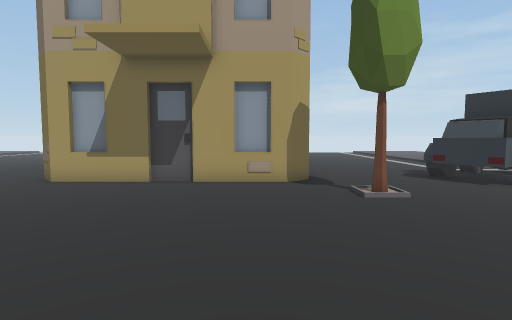
View 1 (above)

24 first-person views from a walk through a Unity game level. The camera is 1.4 m above the floor, tilts 4° down and sees 80° across. The floor is counted in squares, 1 m on a side. Each view is taken from the middle of a square. On the plan, view 1 faces up. The plan holds only what a view shows up to about 14 squares ahead; the rest is blank. The place goes on beyond the plan.

View 2
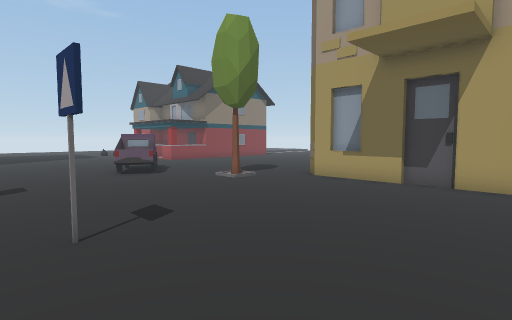

View 3
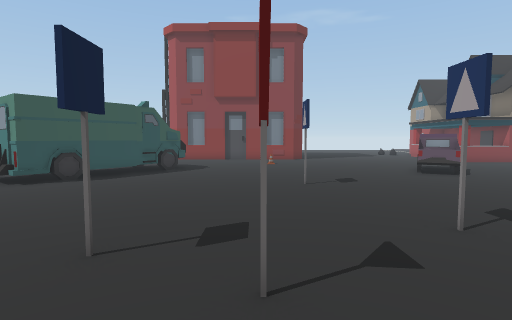

View 4
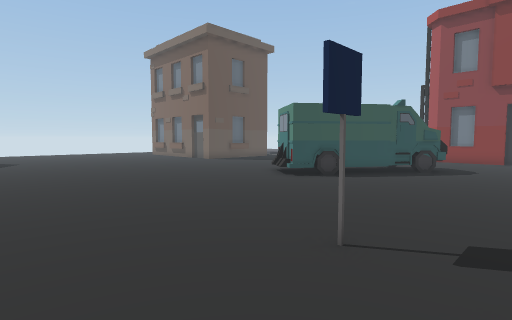

View 5
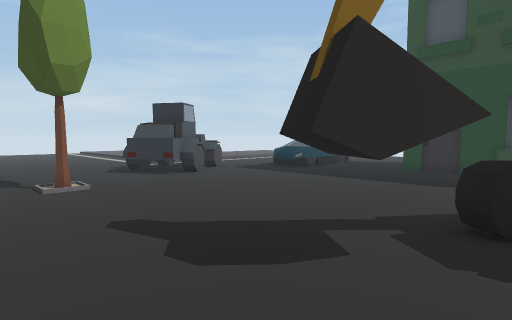

View 6
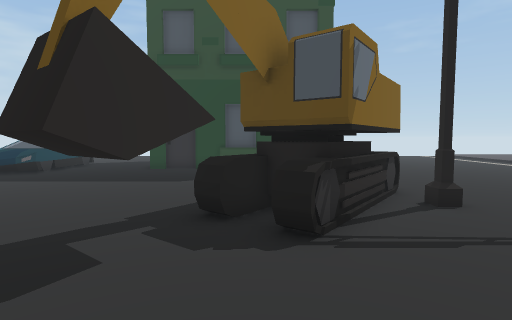

View 7
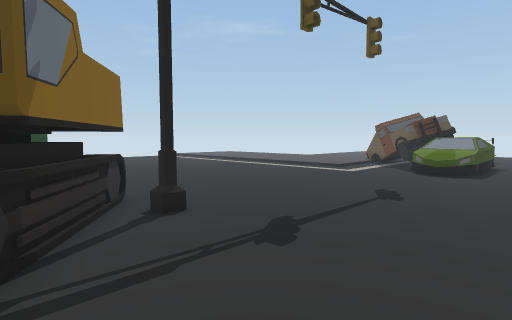

View 8
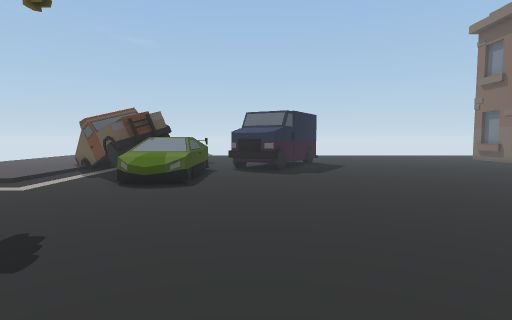

View 9
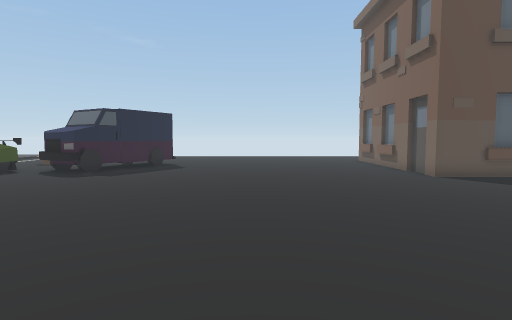

View 10
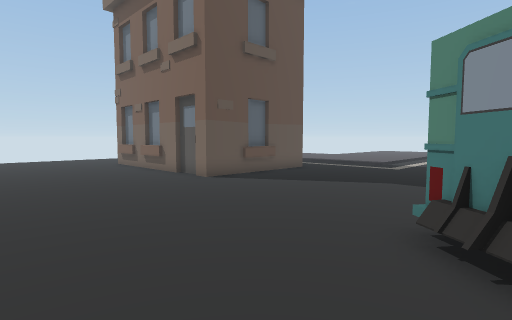

View 11
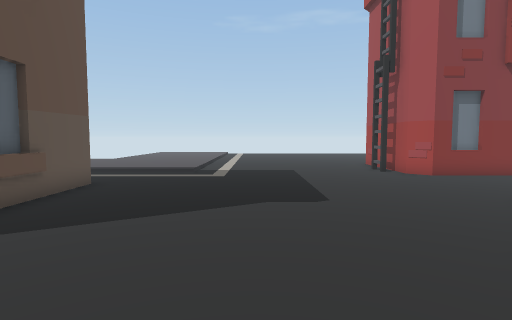

View 12
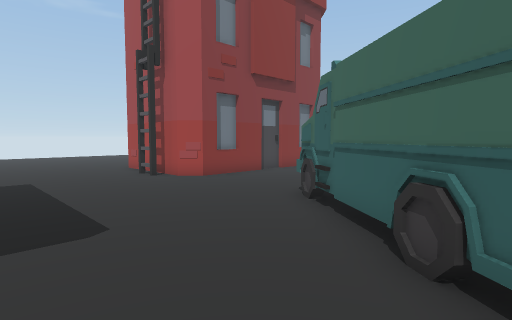

View 13
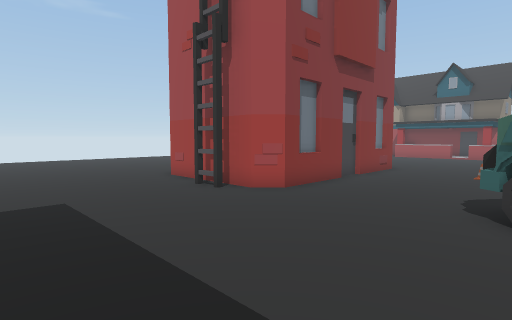

View 14
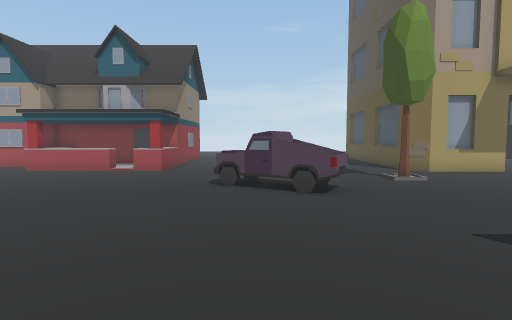

View 15
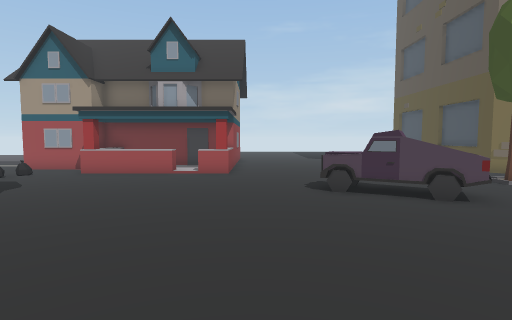

View 16
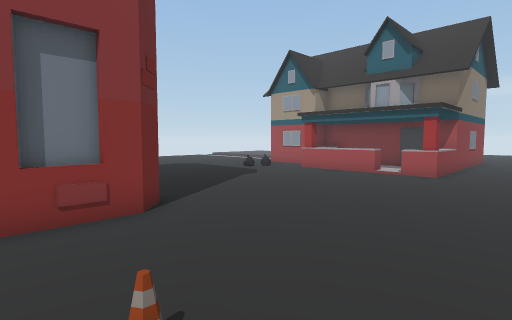

View 17
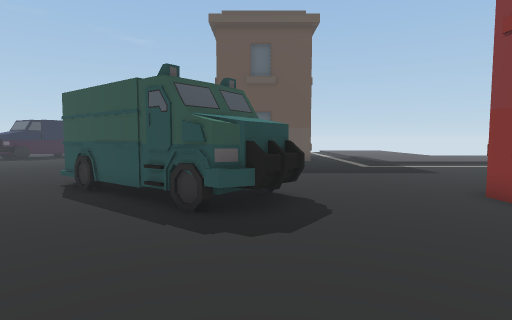

View 18
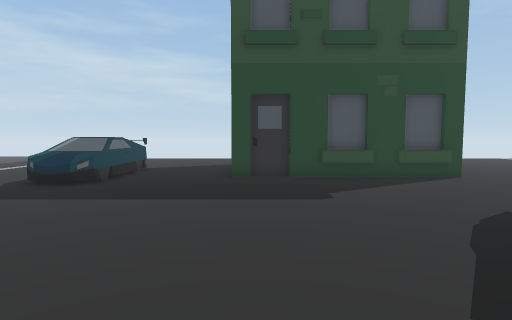

View 19
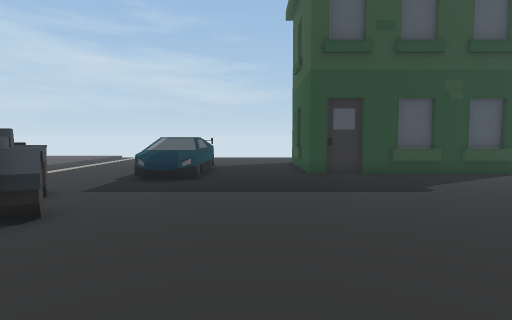

View 20
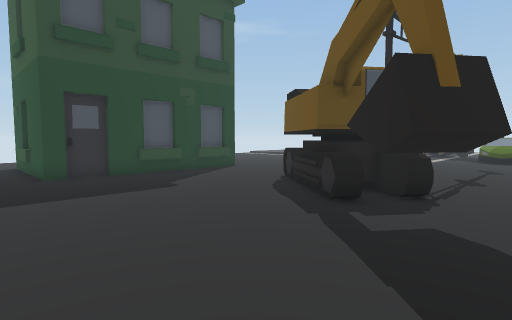

View 21
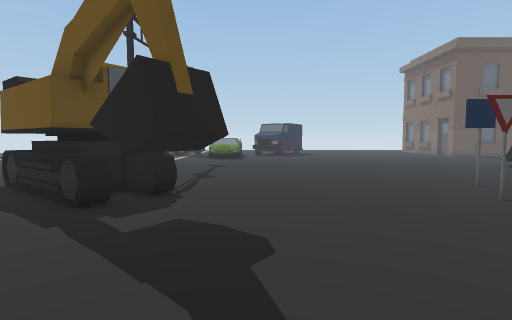

View 22
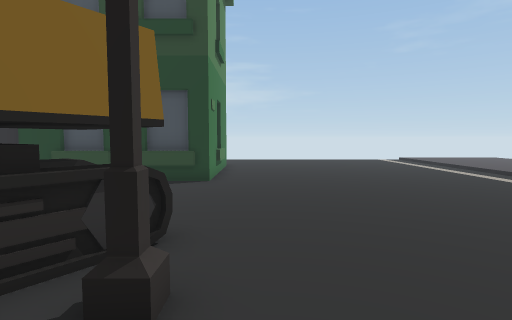

View 23
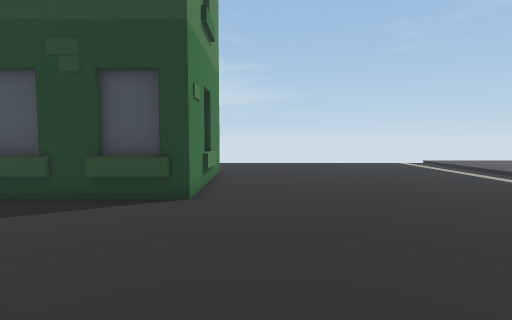

View 24
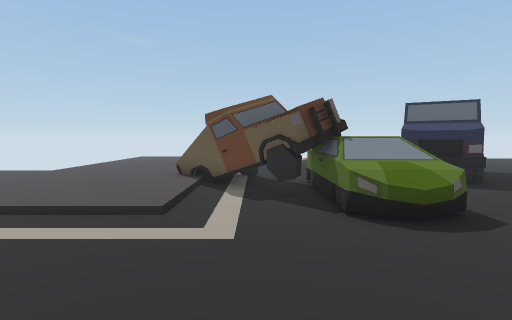

### Floor plan
Key: @ floor where view 1 was taken; # wall or solid block; . main floor; : floor 0.25 m higher than the main floor; B building; T tree; S sign; R truck; C car; O other object.
Columns run from 24 left of view 1 to 22 right of it. Each row starts with its distance up from view 1.
 11 BBBBBBB...     ..#       ##...OOO OO.....
 10 BBBB.BB...    ...#######B#....OOOOO......
  9 ............ ..................OOO...CCC
  8 ...............T...........T.........CCC
  7 .........OO...........................CCCCC
  6 .........OOOO..............................
  5 ...........OO..............................
  4 ...........................................
  3 .......................................###BB##
  2  ......................................B
  1    #...............#........O..........B
  0    #...........#........@...OOO........#
 -1    #........................OOOO.......B
 -2    #.................S........OOO......B
 -3    #.........................OOOOO.....B
 -4    #................#..........OO#O....B
 -5    #.....R......................OOO....B#BB###
 -6    B....RRRR...................#.O.............
 -7    #....RRRRR..................................
 -8 ####.....RR RR.................................
 -9 .BB.......RR  RR...............................
-10 ...........RR R................................
-11 ............RRR................................
-12 ...............................................
-13 ...............................................
-14 ...............................................
-15  ..............................................
-16  ............................CC....... ........
-17  ::.........................CCC...::::   ::::::
-18  ::.........................CCCO..:::::   :: ::
-19  ::...##BB##................C COO.::::::
-20  ::.. B    #.............RR.C COOO:::::::
-21  ::   B    #.............RRRC COOOO::::::
-22            #............# RR. ..O O::::::

Where each view was taken, in squares from view 1:
view 1: 0 up, 0 right, facing up
view 2: 0 up, 0 right, facing up-left
view 3: 2 down, 0 right, facing left
view 4: 2 down, 0 right, facing down-left
view 5: 2 down, 1 right, facing up-right
view 6: 2 down, 1 right, facing right
view 7: 3 down, 2 right, facing down-right
view 8: 7 down, 2 right, facing down
view 9: 8 down, 6 left, facing down
view 10: 10 down, 6 left, facing down-left
view 11: 14 down, 9 left, facing left
view 12: 14 down, 11 left, facing up-left
view 13: 14 down, 15 left, facing up-left
view 14: 3 down, 14 left, facing up
view 15: 2 down, 17 left, facing up
view 16: 2 down, 15 left, facing up-left
view 17: 0 up, 15 left, facing down
view 18: 2 up, 4 right, facing right
view 19: 5 up, 3 right, facing right
view 20: 5 up, 3 right, facing down-right
view 21: 5 up, 3 right, facing down
view 22: 7 down, 5 right, facing right
view 23: 7 down, 8 right, facing right
view 24: 11 down, 8 right, facing down
